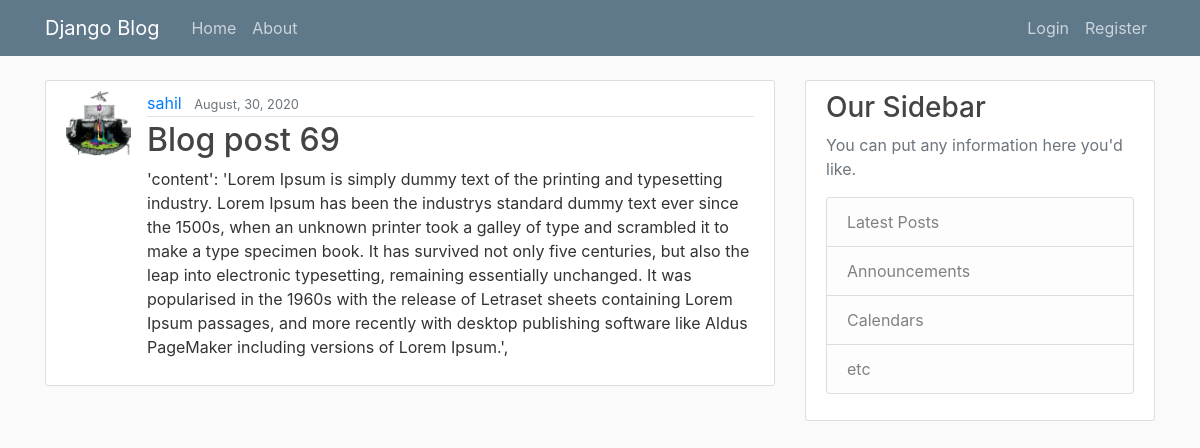
Page /post/4/ on the earlier database version.
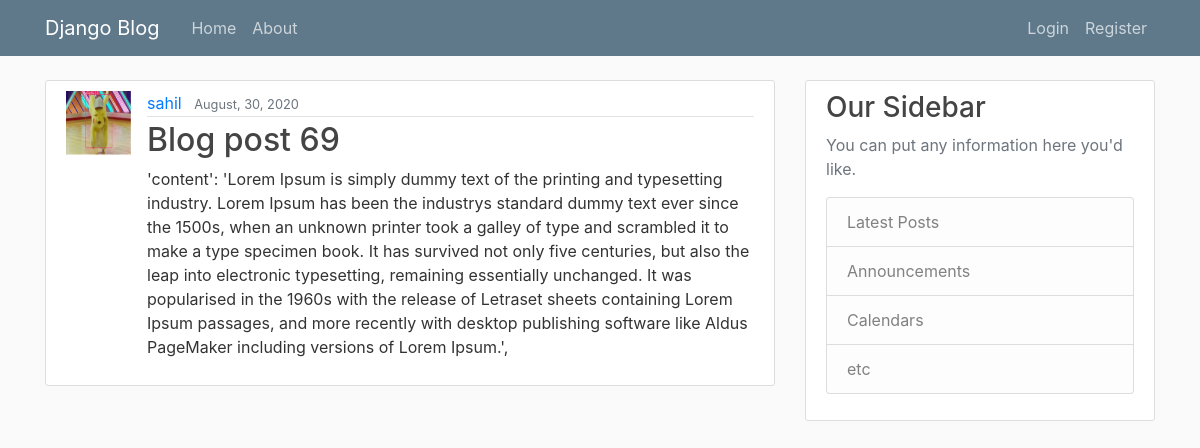
Same page on the later database version.
### blog/models.py (models this page shows, shortened)
class Post(models.Model):
    title = models.CharField(max_length=100)
    content = models.TextField()
    date_posted = models.DateTimeField(default=timezone.now)
    author = models.ForeignKey(User, on_delete=models.CASCADE)

### user/models.py (models this page shows, shortened)
class Profile(models.Model):
    user = models.OneToOneField(User, on_delete=models.CASCADE)
    image = models.ImageField(default='default.jpg',upload_to='profile_pics')

### blog/views.py (the view)
# urls.py: path('post/<int:pk>/',  PostDetailView.as_view(), name='post-detail'),
class PostDetailView(DetailView):
    model = Post

### blog/templates/blog/post_detail.html (shortened to what this page needs)
{% extends "blog/base.html" %}
{% block content %}
        <article class="media content-section">
        <img class='rounded-cricle article-img' src='{{ object.author.profile.image.url }}'>
          <div class="media-body">
            <div class="article-metadata">
              <a class="mr-2" href="{% url 'user-posts' object.author.username %}">{{ object.author }}</a>
              <small class="text-muted">{{ object.date_posted| date:"F, d, Y" }}</small>
            </div>
            <h2 class="article-title" >{{ object.title }}</a></h2>
            <p class="article-content">{{ object.content }}</p>
          </div>
{% endblock content %}

Differences in the rows shown:
changed through a linked row, Post "Blog post 69": author.profile.image: picture added in place of a placeholder
